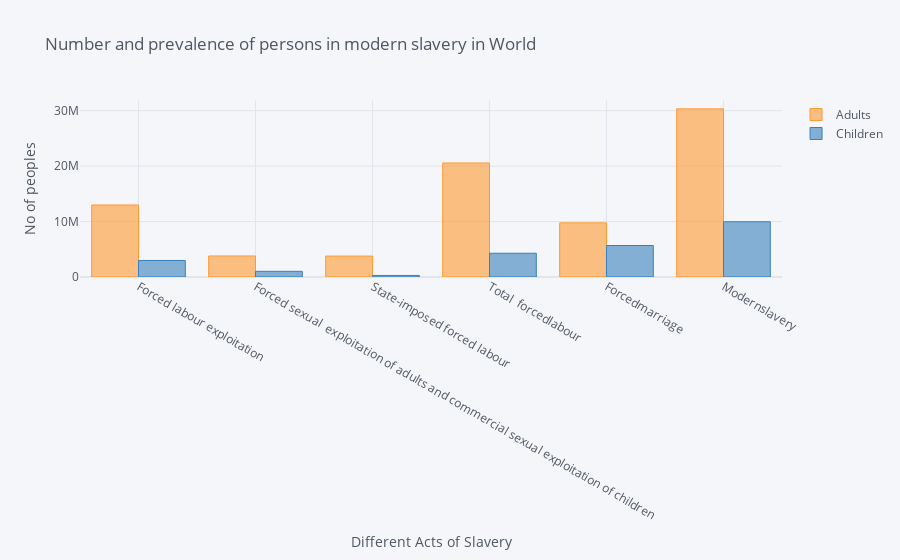

The code cell stored with this chart in its notebook:
### Markdown cell above
* Modern Slavery has most affected
* Womens are more affected by the slavery 
* Mens are more affected in state-imposed forced Slavery 
* Female are more affected by Forced sexual  exploitation of adults and commercial sexual exploitation of children than Male

### Code cell
laour_sex_age_noworld_transpose.iplot(x='Act', y=['Adults', 'Children'], kind='bar',xTitle='Different Acts of Slavery',yTitle='No of peoples',title='Number and prevalence of persons in modern slavery in World')

### Figure 1 — Plotly figure (JSON) as saved in the notebook; plotly's stock layout.template omitted (floating-point values rounded to 4 significant figures)
{"data": [{"marker": {"color": "rgba(255, 153, 51, 0.6)", "line": {"color": "rgba(255, 153, 51, 1.0)", "width": 1}}, "name": "Adults", "orientation": "v", "text": "", "type": "bar", "x": ["Forced labour exploitation", "Forced sexual  exploitation of adults and commercial sexual exploitation of children", "State-imposed forced labour ", "Total  forcedlabour", "Forcedmarriage", "Modernslavery"], "y": [12995000, 3791000, 3778000, 20564000, 9762000, 30327000]}, {"marker": {"color": "rgba(55, 128, 191, 0.6)", "line": {"color": "rgba(55, 128, 191, 1.0)", "width": 1}}, "name": "Children", "orientation": "v", "text": "", "type": "bar", "x": ["Forced labour exploitation", "Forced sexual  exploitation of adults and commercial sexual exploitation of children", "State-imposed forced labour ", "Total  forcedlabour", "Forcedmarriage", "Modernslavery"], "y": [2980000, 1024000, 282000, 4286000, 5679000, 9965000]}], "layout": {"legend": {"bgcolor": "#F5F6F9", "font": {"color": "#4D5663"}}, "paper_bgcolor": "#F5F6F9", "plot_bgcolor": "#F5F6F9", "title": {"font": {"color": "#4D5663"}, "text": "Number and prevalence of persons in modern slavery in World"}, "xaxis": {"gridcolor": "#E1E5ED", "showgrid": true, "tickfont": {"color": "#4D5663"}, "title": {"font": {"color": "#4D5663"}, "text": "Different Acts of Slavery"}, "zerolinecolor": "#E1E5ED"}, "yaxis": {"gridcolor": "#E1E5ED", "showgrid": true, "tickfont": {"color": "#4D5663"}, "title": {"font": {"color": "#4D5663"}, "text": "No of peoples"}, "zerolinecolor": "#E1E5ED"}}}
